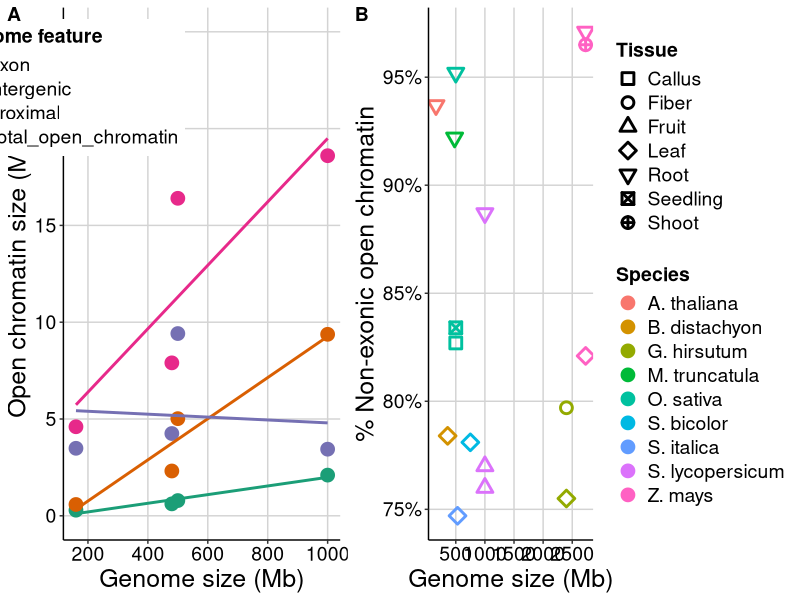

Here is the R script that generated this plot:
## ---- chunk 1
library(RColorBrewer)
library(grid)
library(cowplot)
library(tidyverse)
library(scales)

GS_chromatin <- read.table("../data/Maher_study_chromatin.txt", header=TRUE)
GS_chromatin <- filter(GS_chromatin,Genome_feature !="Total_non_exonic")
GS_chromatin <- filter(GS_chromatin,Genome_feature !="Intron")

pdf("../figure/Figure2_open_chromatin_GS.pdf", width=10, height=5)

plot.entire_chromatin <- ggplot(GS_chromatin, aes(x=Genome_Mb, y=Chromatin_size, color=Genome_feature)) +
      geom_point(size=3, stroke=1.5) + 
      scale_x_continuous(name = "Genome size (Mb)", breaks = seq(0, 10000, by = 200)) +
      scale_y_continuous(name = "Open chromatin size (Mb)", breaks = seq(0, 25, by = 5), limits = c(0,25)) +
      geom_smooth(method=lm, se=FALSE, fullrange=TRUE, show.legend=FALSE) +
      scale_shape_manual(name = "Genome feature", values=c(0, 3, 16, 17, 5)) +
      scale_color_brewer(name = "Genome feature", palette="Dark2") +
      theme(axis.line.x = element_line(size=0.5, colour = "black"),
            axis.line.y = element_line(size=0.5, colour = "black"),
            axis.text.x=element_text(colour="black", size = 14),
            axis.text.y=element_text(colour="black", size = 14),
            axis.title=element_text(size=18),
            legend.position = c(0.01, 0.85),
            legend.title=element_text(face = "bold", size=14),
            legend.text = element_text(size = 14),
            panel.grid.major = element_line(colour = "#d3d3d3"),
            panel.grid.minor = element_blank(),
            panel.border = element_blank(), panel.background = element_blank())

GS_chromatin <- read.table("../data/GS_chromatin.txt", header=TRUE)
GS_chromatin=mutate(GS_chromatin,nonexonic=1-Open_chromatin_Exon)
GS_chromatin$Species <- gsub("Maize", "Z. mays", GS_chromatin$Species)
GS_chromatin$Species <- gsub("Medicago", "M. truncatula", GS_chromatin$Species)
GS_chromatin$Species <- gsub("Rice", "O. sativa", GS_chromatin$Species)
GS_chromatin$Species <- gsub("Tomato", "S. lycopersicum", GS_chromatin$Species)
GS_chromatin$Species <- gsub("Cotton", "G. hirsutum", GS_chromatin$Species)
GS_chromatin$Species <- gsub("Sorghum", "S. bicolor", GS_chromatin$Species)
GS_chromatin$Species <- gsub("Millet", "S. italica", GS_chromatin$Species)
GS_chromatin$Species <- gsub("Brachypodium", "B. distachyon", GS_chromatin$Species)
GS_chromatin$Species <- gsub("Arabidopsis", "A. thaliana", GS_chromatin$Species)

cbPalette <- c("#999999", "#E69F00", "#56B4E9", "#009E73", "#F0E442", "#0072B2", "#D55E00", "#CC79A7")

plot.non_exonic <- ggplot(GS_chromatin, aes(x=Genome_Mb, y=nonexonic*100)) + 
      geom_point(aes(color=Species, shape=Tissue), size=3, stroke=1.5) + 
      scale_shape_manual(values=c(0,1,2,5,6,7,10)) +
      scale_fill_manual(values=cbPalette) +
      scale_x_continuous(name = "Genome size (Mb)", breaks = seq(0, 3000, by = 500)) +
      scale_y_continuous(name = "% Non-exonic open chromatin", labels = dollar_format(suffix = "%", prefix = "")) +
      theme(axis.line.x = element_line(size=0.5, colour = "black"),
            axis.line.y = element_line(size=0.5, colour = "black"),
            axis.text.x=element_text(colour="black", size = 14),
            axis.text.y=element_text(colour="black", size = 14),
            axis.title=element_text(size=18),
            legend.position = "right", legend.direction = "vertical",
            legend.text = element_text(size = 14),
            legend.title = element_text(face = "bold", size = 14),
            panel.grid.major = element_line(colour = "#d3d3d3"),
            panel.grid.minor = element_blank(),
            panel.border = element_blank(), panel.background = element_blank())
      guides(colour = guide_legend(order = 1), shape = guide_legend(order = 2))

plot_grid(plot.entire_chromatin, plot.non_exonic, labels = c('A', 'B'), rel_widths = c(1, 1.3))
dev.off()
